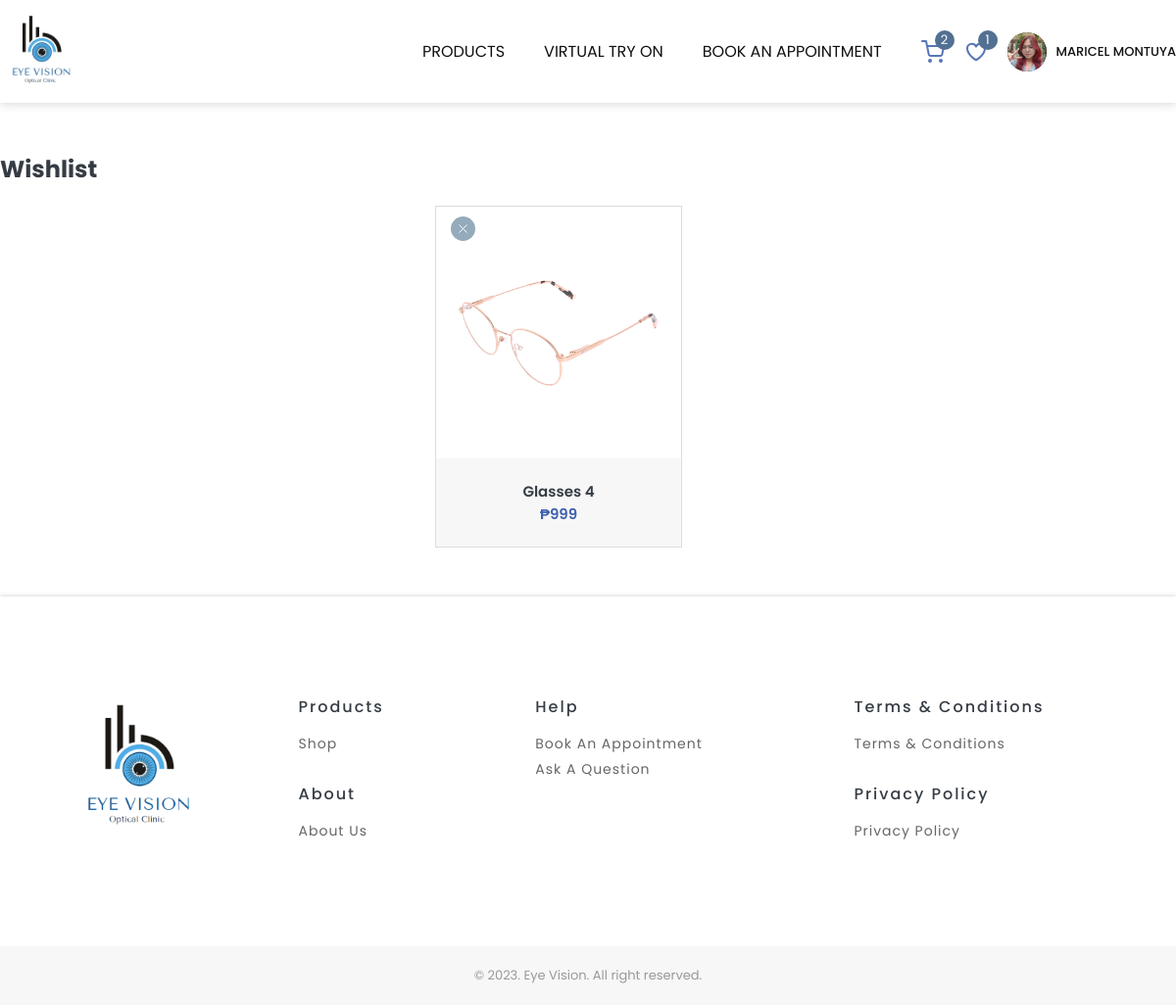
/shop/wishlist.php (signed in), run on the app's committed database.
### tables this page shows
CREATE TABLE `logo` (
  `id` int(11) NOT NULL,
  `Image` text NOT NULL
);

CREATE TABLE `wishlist` (
  `ID` int(11) NOT NULL,
  `Product_ID` varchar(10) NOT NULL,
  `Product_name` text NOT NULL,
  `user_id` int(10) NOT NULL
);

CREATE TABLE `products` (
  `ID` varchar(10) NOT NULL,
  `Name` varchar(100) NOT NULL,
  `Price` varchar(5) NOT NULL,
  `Color` varchar(20) NOT NULL,
  `Category` varchar(50) NOT NULL,
  `Description` text NOT NULL,
  `Stock` int(11) NOT NULL,
  `Image` text NOT NULL
);

### shop/wishlist.php (the view, shortened to what this page needs)
<?php
    $user_id = $_SESSION['user_id'];
    include '../db_connection.php';
    mysqli_select_db($con, 'user');
?>
<!DOCTYPE html>
<html lang="en">
<head>
    <link rel="stylesheet" href="../styles/global.css?v=2" />
    <link rel="stylesheet" href="../styles/cart.css?v=7" />
    <link rel="stylesheet" href="../styles/product.css?v=7" />
</head>
<body>
    <section id="navigation-bar">
        <div class="navbar">
            <div>
                <a href="index.php" class="logo">
                    <?php
                        mysqli_select_db($con, 'cms');
                        $getLogo = "SELECT * FROM logo WHERE id = '1'";
                        $logo = mysqli_query($con, $getLogo);
                        while ($row = mysqli_fetch_array($logo)){
                            $image = $row['Image'];
                            echo "<img src='../public/images/$image' alt='Logo' height='85px'>";
                        }
                    ?> </a>
            </div>
            <div class="nav-items">
                <div class="dropdown">
                    <a>Products</a>
                        <?php
                            mysqli_select_db($con, 'product');
                        ?>
                </div>
                <a href="virtual-try-on.php">Virtual Try On</a>
                <a href="appointment.php">Book an Appointment</a>
                <div class="svg-items">
                    <a href="cart.php" class="dropbtn cart">
                        <?php
                            if(isset($_SESSION['is_logged_in']) && $_SESSION['is_logged_in'] === true){
                                mysqli_select_db($con, 'user');
                                $sql = "SELECT COUNT(*) AS totalItems FROM cart WHERE User_id = '$user_id'";
                                $res = mysqli_query($con, $sql);
                                if ($res) {
                                    $row = mysqli_fetch_assoc($res);
                                    $totalItems = $row['totalItems'];
                                    if ($totalItems != 0){
                                        echo "<span class='item-number'>$totalItems</span>" ;
                                    }
                                }
                            }
                        ?>
                    </a>
                    <a href="wishlist.php" class="dropbtn wishlist">
                        <?php
                            if(isset($_SESSION['is_logged_in']) && $_SESSION['is_logged_in'] === true){
                                mysqli_select_db($con, 'user');
                                $sql = "SELECT COUNT(*) AS totalItems FROM wishlist WHERE User_id = '$user_id'";
                                $res = mysqli_query($con, $sql);
                                if ($res) {
                                    $row = mysqli_fetch_assoc($res);
                                    $totalItems = $row['totalItems'];
                                    if ($totalItems != 0){
                                        echo "<span class='item-number'>$totalItems</span>" ;
                                    }
                                }
                            }
                        ?>
                    </a>
                    <div class="dropdown">
                        <div class="dropbtn">
                            <div class="navImage" id="navImage">
                                <img src="#" alt="" id="navbarProfile">
                            </div>
                            <p id="user" ">My Account</p>
                        </div>
                    </div>
                </div>
            </div>
        </div>
    </section>
    <section class="">
        <div class="">
            <?php
                $checkWishlist = "Select Product_ID, Product_name, Color, Image, Price from product.products a join user.wishlist b on a.ID = b.Product_ID WHERE b.User_id = '$user_id'";
                $res = mysqli_query($con, $checkWishlist);
            ?>
            <?php if(mysqli_num_rows($res) === 0){
                echo " <div class='no-items'>
                            <h2 class='dark-text'>Wishlist</h2>
                            <div class='cart-card'>
                            <p>No Item(s) in your wishlist yet.</p>
                        </div>
                        </div>";
            } else { ?>
            <div class="cart-container">
                <div class="cart-products">
                    <h2 class="dark-text">Wishlist</h2>
                    <div class="wishlist">
                        <div class="wishlist-items">
                            <?php while ($row = mysqli_fetch_array($res)){
                                ?>
                            <div class="product-item">
                                <div class="removeWishlist" onclick="removeItem(this)">
                                    <svg xmlns=" http://www.w3.org/2000/svg" fill="none" viewBox="0 0 24 24"
                                        stroke-width="1.5" stroke="currentColor" height="15px">
                                        <path stroke-linecap="round" stroke-linejoin="round" d="M6 18L18 6M6 6l12 12" />
                                    </svg>
                                </div>
                                <a href="item.php?product-id=<?php echo $row['Product_ID']?>" class=" product-image">
                                    <img src="../public/images/<?php echo $row['Image'];?>"
                                        alt="<?php echo $row['Product_name'];?>" height="250" />
                                </a>
                                <div class="product-details">
                                    <h3 class="dark-text"><?php echo $row['Product_name']?></h3>
                                    <p>₱<?php echo $row['Price']?></p>
                                </div>
                            </div>
                            <?php } ?>
                        </div>
                    </div>
                </div>
            </div>
            <?php }?>
        </div>
    </section>
    <footer>
        <div class="container">
            <div class="footer-content">
                <div class="footer-logo">
                    <a href="index.php">
                        <?php
                        mysqli_select_db($con, 'cms');
                        $getLogo = "SELECT * FROM logo WHERE id = '1'";
                        $logo = mysqli_query($con, $getLogo);
                        while ($row = mysqli_fetch_array($logo)){
                            $image = $row['Image'];
                            echo "<img src='../public/images/$image' alt='Logo' height='150'>";
                        }
                    ?> </a>
                </div>
                <div class="two-column">
                    <div>
                        <h3 class="dark-text">Products</h3>
                        <div class="footer-item">
                            <a href="index.php">Shop</a>
                        </div>
                    </div>
                    <div>
                        <h3 class="dark-text">About</h3>
                        <div class="footer-item">
                            <a href="../about.php">About Us</a>
                        </div>
                    </div>
                </div>
                <div>
                    <h3 class="dark-text">Help</h3>
                    <div class="footer-item">
                        <a href="appointment.php">Book an appointment</a>
                        <a href="../contact.php">Ask a question</a>
                    </div>
                </div>
                <div class="two-column">
                    <div>
                        <h3 class="dark-text">Terms & Conditions</h3>
                        <div class="footer-item">
                            <a href="">Terms & Conditions</a>
                        </div>
                    </div>
                    <div>
                        <h3 class="dark-text">Privacy Policy</h3>
                        <div class="footer-item">
                            <a href="">Privacy Policy</a>
                        </div>
                    </div>
                </div>
            </div>
        </div>
    </footer>
    <div class="footer-bottom">
        <div class="footer-container">
            <p>© 2023. Eye Vision. All right reserved.</p>
        </div>
    </div>
</body>
</html>

### styles/global.css (style rules this page uses)
html { scroll-behavior: smooth; }
body { margin: 0; color: #353c44; font-family: "Poppins", sans-serif; background-color: white; font-size: 16px; }
p, h1, h2, h3, h4, h5, h6 { margin: 0; }
.container { max-width: 1336px; margin: auto; padding: 100px 0; }
.cart-container { max-width: 1336px; margin: auto; padding: 50px 0; }
a { text-decoration: none; color: #111111; font-weight: 400; padding: 0; text-transform: uppercase; }
::placeholder { color: #999999; opacity: 1; }
.logo { line-height: 0; display: flex; align-items: center; }
#navigation-bar { position: sticky; z-index: 30; top: 0; background-color: white; width: 100%; box-shadow: 0px 0px 10px 0px rgba(0, 0, 0, 0.2); }
.navbar { padding: 10px 0; display: flex; justify-content: space-between; align-items: center; max-width: 1336px; margin: auto; background-color: white; }
.logo { font-size: 20px; letter-spacing: 5px; }
.nav-items { display: flex; align-items: center; gap: 40px; position: relative; }
.dropbtn { align-items: center; border: none; display: flex; font-size: 13px; gap: 10px; }
#user { color: #111111 !important; text-transform: uppercase; }
.dropdown { position: relative; display: inline-block; }
.svg-items { display: flex; font-size: 13px; gap: 20px; align-items: center; color: white; font-weight: 500; }
.navImage { width: 40px; height: 40px; margin: auto; border-radius: 100%; display: flex; justify-content: center; align-items: center; background-color: #172b4d; color: white !important; }
.navImage img { width: 100%; height: 100%; border-radius: 100%; display: none; }
#navImage { display: none; }
footer { box-shadow: 0px 0px 5px 0px rgba(0, 0, 0, 0.2); }
.footer-content { display: inline-grid; gap: 20px; width: 100%; grid-template-columns: auto auto auto auto; }
.footer-content h3 { font-weight: 500; font-size: 16px; letter-spacing: 2px; color: #111111; }
.footer-item { display: flex; flex-direction: column; margin-top: 15px; gap: 5px; }
.footer-logo { display: flex; justify-content: center; }
.two-column { display: inline-grid; gap: 20px; width: 100%; grid-template-columns: auto; }
.footer-item a { color: #666666; font-weight: 400; text-transform: capitalize; letter-spacing: 1px; font-size: 14px; }
footer h3, p { cursor: default; }
.footer-bottom { background-color: #f7f7f7; }
.footer-container { max-width: 1336px; margin: auto; padding: 20px 0; color: #999999; font-size: 13px; text-align: center; }
.item-number { width: 20px; text-align: center; height: 20px; border-radius: 100px; background-color: #527092; color: white; position: absolute; top: -10px; right: -10px; }
.cart, .wishlist { position: relative; }

### styles/cart.css (style rules this page uses)
.cart { text-align: center; }
.cart-container { display: flex; gap: 20px; }
.cart-products { width: 100%; display: flex; flex-direction: column; gap: 20px; }

### styles/product.css (style rules this page uses)
.product-item { line-height: normal; border: 1px solid #dbdcdc; text-align: center; margin: auto; position: relative; }
.product-image { width: 100%; height: 100%; line-height: 0; position: relative; display: inline-block; }
.product-details { background-color: #f7f7f7; padding: 10px; margin: 0; height: 70px; display: flex; flex-direction: column; justify-content: center; }
.product-details h3 { font-size: 15px; font-weight: 600; text-transform: capitalize; }
.product-details p { font-size: 15px; font-weight: 600; color: #3f61ad; }
.wishlist { margin: auto; }
.wishlist-items { display: inline-grid; grid-template-columns: auto auto auto auto; gap: 20px; margin: auto; }
.removeWishlist { position: absolute; top: 10px; left: 15px; z-index: 50; background-color: #93abbb; border-radius: 100%; height: 25px; width: 25px; display: flex; justify-content: center; align-items: center; color: white; text-align: center; cursor: pointer; }

### data on the page
logo: Image (picture)
wishlist: Product_ID.Image (picture), Product_name "Glasses 4", Product_ID.Price "999"

### other printed values
$totalItems "2"
$totalItems "1"
